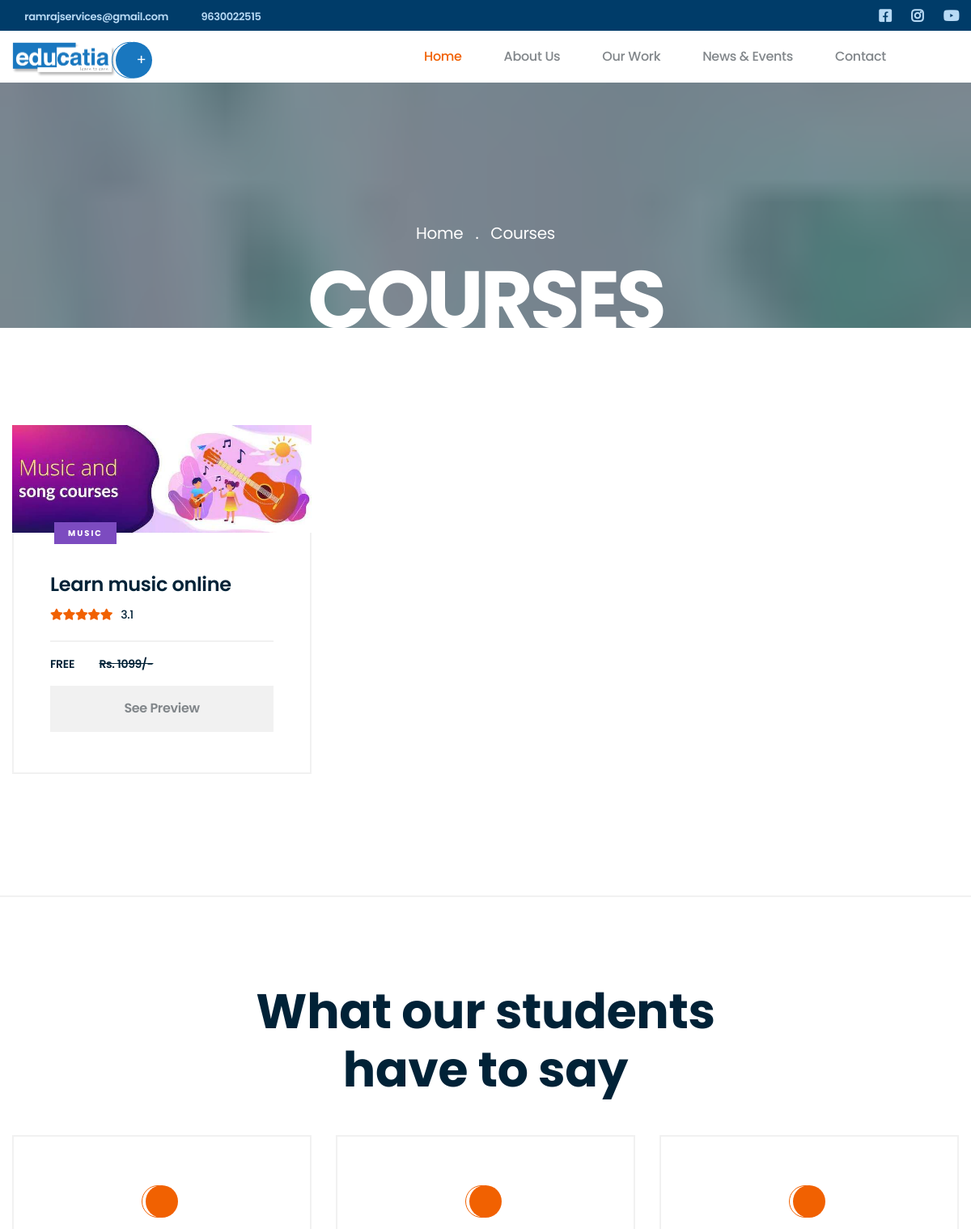
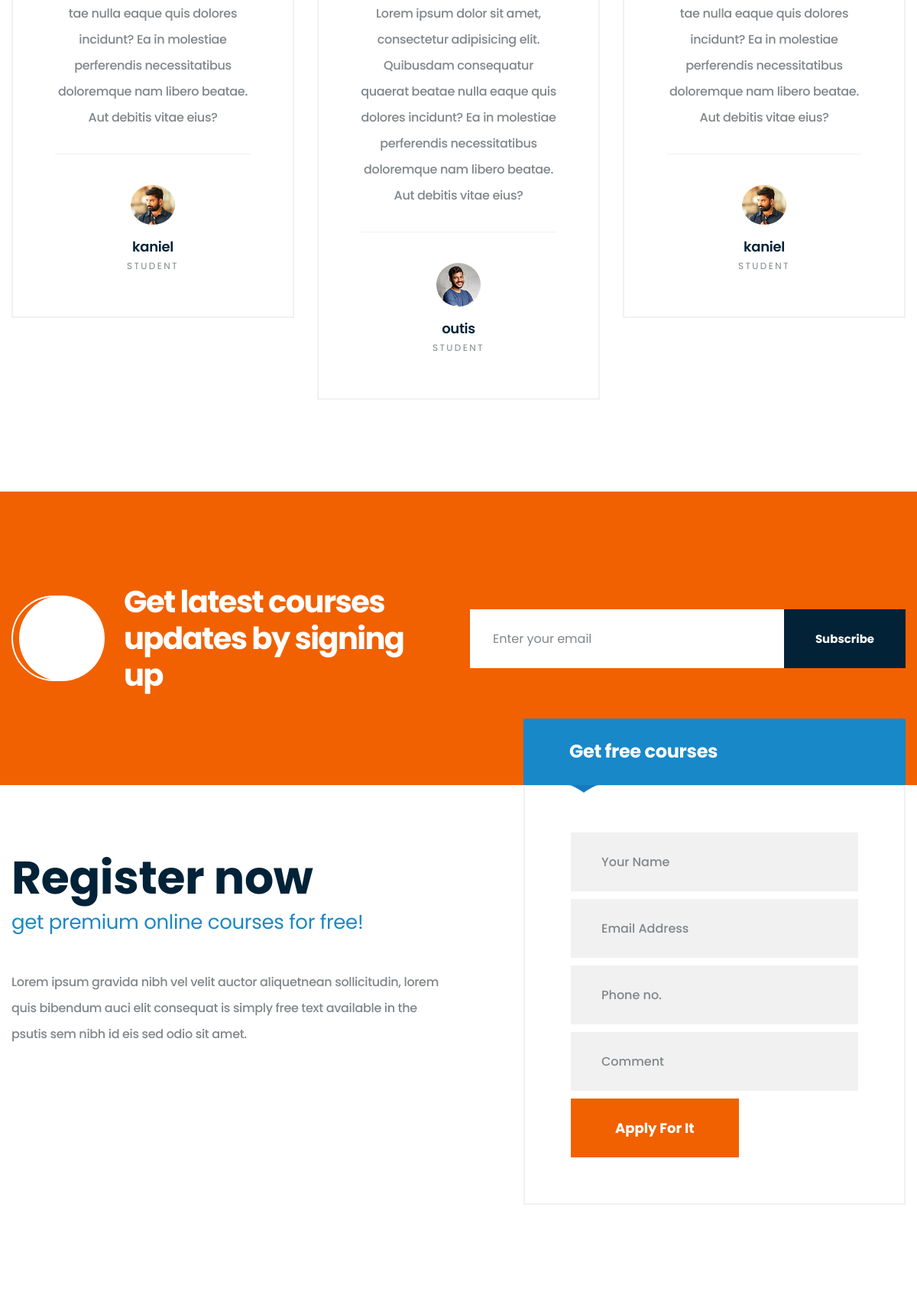
The app's page /category/2/Music (upper part) with its own data (2 pictures, top to bottom).
### tables this page shows
CREATE TABLE `webprofile` (
  `id` int(11) NOT NULL,
  `email` varchar(30) NOT NULL,
  `phone1` varchar(50) NOT NULL,
  `phone2` varchar(50) NOT NULL,
  `whatsapp_no` varchar(50) NOT NULL,
  `address_line1` varchar(50) NOT NULL,
  `address_line2` varchar(50) NOT NULL,
  `fblink` varchar(50) NOT NULL,
  `instalink` varchar(50) NOT NULL,
  `twitterlink` varchar(50) NOT NULL,
  `youtubelink` varchar(1024) NOT NULL
);

CREATE TABLE `courses` (
  `id` int(11) NOT NULL,
  `cat_id` int(11) NOT NULL,
  `name` varchar(100) NOT NULL,
  `rating` varchar(20) NOT NULL,
  `img_src` varchar(100) NOT NULL,
  `old_price` varchar(30) NOT NULL,
  `new_price` varchar(30) NOT NULL,
  `level` varchar(30) NOT NULL,
  `lang` varchar(30) NOT NULL,
  `overview` longtext NOT NULL,
  `slug` varchar(500) NOT NULL
);

CREATE TABLE `categories` (
  `cat_id` int(11) NOT NULL,
  `cat_name` varchar(60) NOT NULL,
  `cat_img_src` varchar(500) NOT NULL,
  `cat_color` varchar(20) NOT NULL
);

CREATE TABLE `feedbacks` (
  `id` int(11) NOT NULL,
  `img_src` varchar(1024) NOT NULL,
  `content` varchar(2048) NOT NULL,
  `name` varchar(100) NOT NULL
);

### application/controllers/Home.php (called while the page is built, shortened)
<?php
class Home extends MY_Controller {
	function __construct(){
		$this->load->model('GetModel','fetch');
	}
	public function coursesByCat($id)
	{
		$courses=$this->fetch->getCoursesByCat($id);
		$gallery=$this->fetch->getInfoLim('gallery','id', '6');
		$feedbacks=$this->fetch->getInfo('feedbacks','id', '6');
		$web=$this->fetch->getWebProfile();
		$this->load->view('header',['courses'=>$courses,
								'web'=>$web,
								'feedbacks'=>$feedbacks,
								'gallery'=>$gallery,
								'title'=> 'Category'
								]
							);
		$this->load->view('courses');
		$this->load->view('footer');
	}
}

### index.php (called while the page is built, shortened)
<?php
require_once BASEPATH.'core/CodeIgniter.php';

### application/models/GetModel.php (called while the page is built, shortened)
<?php
class GetModel extends CI_Model{
    public function getInfo($table)
    {
        return $this->db->get($table)->result();
    }
    public function getCoursesByCat($id)
    {
        $this->db->select('*')
                ->from('courses c')
                ->order_by('id','desc')
                ->join('categories ca', 'c.cat_id = ca.cat_id', 'LEFT')
                ->where('ca.cat_id',$id);
        return $this->db->get()->result();
    }
    public function getWebProfile()
    {
        return $this->db->get('webprofile')->row();
    }
}
?>

### application/views/courses.php (the view)
<section class="inner-banner" style="background-image: url(<?=base_url()?>assets/images/courses-header.jpg);">
    <div class="container">
        <ul class="list-unstyled thm-breadcrumb">
            <li><a href="#">Home</a></li>
            <li class="active"><a href="#">Courses</a></li>
        </ul>
        <h2 class="inner-banner__title">Courses</h2>
    </div>
</section>
<section class="course-one course-page">
    <div class="container">
        <div class="row">
            <?php foreach($courses as $c){?>
                <div class="col-lg-4">
                    <div class="course-one__single">
                        <div class="course-one__image">
                            <img src="<?=base_url()?>assets/images/<?=$c->img_src?>" alt="Course">
                        </div>
                        <div class="course-one__content">
                            <a href="<?=base_url('category/').$c->cat_id.'/'.$c->cat_name?>" class="course-one__category"><?=$c->cat_name?></a>
                            <h2 class="course-one__title"><a href="<?=base_url('course/').$c->id.'/'.$c->slug?>"><?=$c->name?></a></h2>
                            <div class="course-one__stars">
                                <span class="course-one__stars-wrap">
                                    <i class="fa fa-star"></i>
                                    <i class="fa fa-star"></i>
                                    <i class="fa fa-star"></i>
                                    <i class="fa fa-star"></i>
                                    <i class="fa fa-star"></i>
                                </span>
                                <span class="course-one__count"><?=$c->rating?></span>
                            </div>
                            <div class="course-one__meta">
                                <a href="<?=base_url('course/').$c->id.'/'.$c->slug?>"><?=$c->new_price?> &emsp;&emsp; <del><?=$c->old_price?></del></a>
                            </div>
                            <a href="<?=base_url('course/').$c->id.'/'.$c->slug?>" class="course-one__link">See Preview</a>
                        </div>
                    </div>
                </div>
            <?php }?>
        </div>
    </div>
</section>

### application/views/header.php (shortened to what this page needs)
<!DOCTYPE html>
<html lang="en">
<head>
    <link rel="stylesheet" href="<?=base_url()?>assets/css/animate.min.css">
    <link rel="stylesheet" href="<?=base_url()?>assets/css/bootstrap.min.css">
    <link rel="stylesheet" href="<?=base_url()?>assets/css/owl.carousel.min.css">
    <link rel="stylesheet" href="<?=base_url()?>assets/css/owl.theme.default.min.css">
    <link rel="stylesheet" href="<?=base_url()?>assets/plugins/fontawesome-free-5.11.2-web/css/all.min.css">
    <link rel="stylesheet" href="<?=base_url()?>assets/plugins/kipso-icons/style.css">
    <link rel="stylesheet" href="<?=base_url()?>assets/css/magnific-popup.css">
    <link rel="stylesheet" href="<?=base_url()?>assets/css/vegas.min.css">
    <link rel="stylesheet" href="<?=base_url()?>assets/css/style.css">
    <link rel="stylesheet" href="<?=base_url()?>assets/css/responsive.css">
</head>
<body>
    <div class="page-wrapper">
        <div class="topbar-one">
            <div class="container">
                <div class="topbar-one__left">
                    <a href="mailto:educatia@gmail.com">
                        <span class="kipso-icon-email"></span>&nbsp; <?=$web->email?></a>
                    <a href="tel:+919630022515"><span class="kipso-icon-contact"></span>&nbsp; <?=$web->phone1?></a>
                </div>
                <div class="topbar-one__right">
                    <a href="<?=$web->fblink?>"><i class="fab fa-facebook-square fa-lg"></i></a>
                    <a href="<?=$web->instalink?>"><i class="fab fa-instagram fa-lg"></i></a>
                    <a href="<?=$web->youtubelink?>"><i class="fab fa-youtube fa-lg"></i></a>
                </div>
            </div>
        </div>
        <header class="site-header site-header__header-one ">
            <nav class="navbar navbar-expand-lg navbar-light header-navigation stricky">
                <div class="container clearfix">
                    <div class="logo-box clearfix">
                        <a class="navbar-brand" href="<?=base_url()?>">
                            <img src="<?=base_url()?>assets/images/logo-dark.png" class="main-logo" width="128" alt="Awesome Image" />
                        </a>
                        <div class="div d-flex ml-auto" style="align-items:center">
                            <a class="header__search-btn search-popup__toggler mr-5" style="display: none;" href="#"><i class="kipso-icon-professor"></i>&nbsp;+
                                </a>
                        </div>
                    </div>
                    <div class="main-navigation">
                        <ul class=" navigation-box">
                            <li class="current">
                                <a href="index.html">Home</a>
                            </li>
                            <li>
                                <a href="<?=base_url('about')?>">About Us</a>
                            </li>
                            <li>
                                <a href="#">Our Work</a>
                            </li>
                            <li>
                                <a href="<?=base_url('news')?>">News & Events</a>
                            </li>
                            <li>
                                <a href="<?=base_url('contact')?>">Contact</a>
                            </li>
                        </ul>
                    </div>
                </div>
            </nav>
        </header>

### application/views/footer.php (shortened to what this page needs)
        <section class="testimonials-one  ">
            <div class="container">
                <div class="block-title text-center">
                    <h2 class="block-title__title">What our students <br>
                        have to say</h2>
                </div>
                <div class="testimonials-one__carousel owl-carousel owl-theme">
                    <?php foreach($feedbacks as $f){?>
                        <div class="item">
                            <div class="testimonials-one__single">
                                <div class="testimonials-one__qoute">
                                </div>
                                <p class="testimonials-one__text"><?=$f->content?></p>
                                <img src="<?=base_url()?>assets/images/<?=$f->img_src?>" alt="" class="testimonials-one__img">
                                <h3 class="testimonials-one__name"><?=$f->name?></h3>
                                <p class="testimonials-one__designation">Student</p>
                            </div>
                        </div>
                    <?php }?>
                </div>
            </div>
        </section>
        <section class="mailchimp-one">
            <div class="container">
                <div class="row">
                    <div class="col-lg-6">
                        <div class="mailchimp-one__content">
                            <div class="mailchimp-one__icon">
                                <i class="kipso-icon-email"></i>
                            </div>
                            <h2 class="mailchimp-one__title">Get latest courses <br>
                                updates by signing up</h2>
                        </div>
                    </div>
                    <div class="col-lg-6 d-flex">
                        <div class="my-auto">
                            <form action="<?=base_url('Home/Subscribe')?>" method="POST" class="mailchimp-one__form">
                                <input type="text" id="mc-email" name="email" placeholder="Enter your email " required>
                                <button type="submit" class="thm-btn">Subscribe</button>
                            </form>
                        </div>
                    </div>
                </div>
            </div>
        </section>
        <section class="countdown-one">
            <div class="container">
                <div class="row">
                    <div class="col-lg-6">
                        <div class="countdown-one__content">
                            <h2 class="countdown-one__title">Register now </h2>
                            <p class="countdown-one__tag-line">get premium online courses for free!</p>
                            <p class="countdown-one__text">Lorem ipsum gravida nibh vel velit auctor aliquetnean sollicitudin,
                                lorem
                                quis bibendum auci elit consequat is simply free text available in the psutis sem nibh id eis
                                sed
                                odio sit amet.</p>
                        </div>
                    </div>
                    <div class="col-lg-6">
                        <div class="become-teacher__form">
                            <div class="become-teacher__form-top">
                                <h2 class="become-teacher__form-title">
                                    Get free courses
                                </h2>
                            </div>
                            <form action="<?=base_url('Home/Mail/Enquiry')?>" method="POST" class="become-teacher__form-content contact-form-validated">
                                <input type="text" maxlength="20" name="name" id="name" x-moz-errormessage="Enter name here" oninvalid="this.setCustomValidity('Enter name here')" oninput="this.setCustomValidity('')" class="" placeholder="Your Name" required>
                                <input type="email" placeholder="Email Address" name="email" class="" required>
                                <input type="text" x-moz-errormessage="Enter Contact no. here"  name="phone" pattern="[6-9]{1}[0-9]{9}" oninvalid="this.setCustomValidity('')" oninput="this.setCustomValidity('')" maxlength="10" title="Enter 10 digit mobile no. starting with 6,7,8, or 9" class="" placeholder="Phone no.">
                                <input type="text" placeholder="Comment" maxlength="200" name="message">
                                <button type="submit" class="thm-btn become-teacher__form-btn">Apply For It</button>
                            </form>
                        </div>
                    </div>
                </div>
            </div>
        </section>
    </div>
</body>
</html>

### records on screen
webprofile: email "ramrajservices@gmail.com", phone1 "9630022515"
courses: img_src (picture), cat.cat_name "MUSIC", name "Learn music online", rating "3.1", new_price "FREE", old_price "Rs. 1099/-"
feedbacks: content "tae nulla eaque quis dolores incidunt? Ea in molestiae perferendis necessitatibus doloremque nam libero beatae. Aut debitis vitae eius?", img_src (picture), name "kaniel"
feedbacks: content "Lorem ipsum dolor sit amet, consectetur adipisicing elit. Quibusdam consequatur quaerat beatae nulla eaque quis dolores incidunt? Ea in molestiae perferendis necessitatibus doloremque nam libero beatae. Aut debitis vitae eius?", img_src (picture), name "outis"
